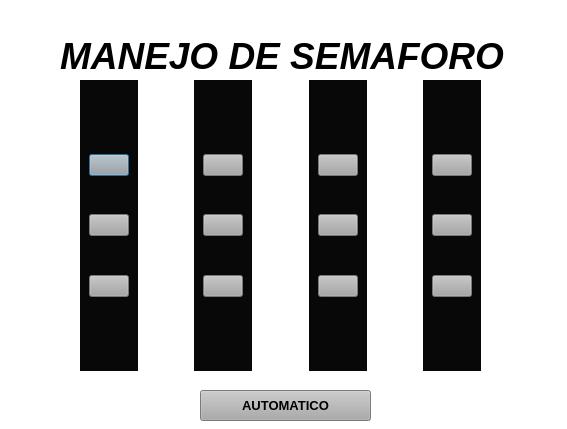
<?xml version="1.0" encoding="UTF-8"?>
<ui version="4.0">
 <class>Dialog</class>
 <widget class="QDialog" name="Dialog">
  <property name="enabled">
   <bool>true</bool>
  </property>
  <property name="geometry">
   <rect>
    <x>0</x>
    <y>0</y>
    <width>567</width>
    <height>429</height>
   </rect>
  </property>
  <property name="windowTitle">
   <string>Dialog</string>
  </property>
  <property name="styleSheet">
   <string notr="true">background-color: rgb(255, 255, 255);</string>
  </property>
  <widget class="QWidget" name="gridLayoutWidget">
   <property name="geometry">
    <rect>
     <x>30</x>
     <y>80</y>
     <width>501</width>
     <height>291</height>
    </rect>
   </property>
   <layout class="QGridLayout" name="gridLayout">
    <item row="0" column="2">
     <spacer name="horizontalSpacer">
      <property name="orientation">
       <enum>Qt::Horizontal</enum>
      </property>
      <property name="sizeHint" stdset="0">
       <size>
        <width>40</width>
        <height>20</height>
       </size>
      </property>
     </spacer>
    </item>
    <item row="0" column="4">
     <spacer name="horizontalSpacer_2">
      <property name="orientation">
       <enum>Qt::Horizontal</enum>
      </property>
      <property name="sizeHint" stdset="0">
       <size>
        <width>40</width>
        <height>20</height>
       </size>
      </property>
     </spacer>
    </item>
    <item row="0" column="6">
     <spacer name="horizontalSpacer_3">
      <property name="orientation">
       <enum>Qt::Horizontal</enum>
      </property>
      <property name="sizeHint" stdset="0">
       <size>
        <width>40</width>
        <height>20</height>
       </size>
      </property>
     </spacer>
    </item>
    <item row="0" column="8">
     <spacer name="horizontalSpacer_4">
      <property name="orientation">
       <enum>Qt::Horizontal</enum>
      </property>
      <property name="sizeHint" stdset="0">
       <size>
        <width>40</width>
        <height>20</height>
       </size>
      </property>
     </spacer>
    </item>
    <item row="0" column="0">
     <spacer name="horizontalSpacer_5">
      <property name="orientation">
       <enum>Qt::Horizontal</enum>
      </property>
      <property name="sizeHint" stdset="0">
       <size>
        <width>40</width>
        <height>20</height>
       </size>
      </property>
     </spacer>
    </item>
    <item row="0" column="1">
     <widget class="QFrame" name="verticalFrame">
      <property name="styleSheet">
       <string notr="true">background-color: rgb(8, 8, 8);</string>
      </property>
      <layout class="QVBoxLayout" name="verticalLayout">
       <item>
        <spacer name="verticalSpacer">
         <property name="orientation">
          <enum>Qt::Vertical</enum>
         </property>
         <property name="sizeHint" stdset="0">
          <size>
           <width>20</width>
           <height>40</height>
          </size>
         </property>
        </spacer>
       </item>
       <item>
        <spacer name="verticalSpacer_5">
         <property name="orientation">
          <enum>Qt::Vertical</enum>
         </property>
         <property name="sizeHint" stdset="0">
          <size>
           <width>20</width>
           <height>40</height>
          </size>
         </property>
        </spacer>
       </item>
       <item>
        <widget class="QPushButton" name="SV1">
         <property name="styleSheet">
          <string notr="true">background-color: rgb(166, 166, 166);</string>
         </property>
         <property name="text">
          <string/>
         </property>
        </widget>
       </item>
       <item>
        <spacer name="verticalSpacer_3">
         <property name="orientation">
          <enum>Qt::Vertical</enum>
         </property>
         <property name="sizeHint" stdset="0">
          <size>
           <width>20</width>
           <height>40</height>
          </size>
         </property>
        </spacer>
       </item>
       <item>
        <widget class="QPushButton" name="SA1">
         <property name="styleSheet">
          <string notr="true">background-color: rgb(166, 166, 166);</string>
         </property>
         <property name="text">
          <string/>
         </property>
        </widget>
       </item>
       <item>
        <spacer name="verticalSpacer_4">
         <property name="orientation">
          <enum>Qt::Vertical</enum>
         </property>
         <property name="sizeHint" stdset="0">
          <size>
           <width>20</width>
           <height>40</height>
          </size>
         </property>
        </spacer>
       </item>
       <item>
        <widget class="QPushButton" name="SR1">
         <property name="styleSheet">
          <string notr="true">background-color: rgb(166, 166, 166);</string>
         </property>
         <property name="text">
          <string/>
         </property>
        </widget>
       </item>
       <item>
        <spacer name="verticalSpacer_6">
         <property name="orientation">
          <enum>Qt::Vertical</enum>
         </property>
         <property name="sizeHint" stdset="0">
          <size>
           <width>20</width>
           <height>40</height>
          </size>
         </property>
        </spacer>
       </item>
       <item>
        <spacer name="verticalSpacer_2">
         <property name="orientation">
          <enum>Qt::Vertical</enum>
         </property>
         <property name="sizeHint" stdset="0">
          <size>
           <width>20</width>
           <height>40</height>
          </size>
         </property>
        </spacer>
       </item>
      </layout>
     </widget>
    </item>
    <item row="0" column="7">
     <widget class="QFrame" name="verticalFrame_2">
      <property name="styleSheet">
       <string notr="true">background-color: rgb(8, 8, 8);</string>
      </property>
      <layout class="QVBoxLayout" name="verticalLayout_2">
       <item>
        <spacer name="verticalSpacer_19">
         <property name="orientation">
          <enum>Qt::Vertical</enum>
         </property>
         <property name="sizeHint" stdset="0">
          <size>
           <width>20</width>
           <height>40</height>
          </size>
         </property>
        </spacer>
       </item>
       <item>
        <spacer name="verticalSpacer_24">
         <property name="orientation">
          <enum>Qt::Vertical</enum>
         </property>
         <property name="sizeHint" stdset="0">
          <size>
           <width>20</width>
           <height>40</height>
          </size>
         </property>
        </spacer>
       </item>
       <item>
        <widget class="QPushButton" name="SV4">
         <property name="styleSheet">
          <string notr="true">background-color: rgb(166, 166, 166);</string>
         </property>
         <property name="text">
          <string/>
         </property>
        </widget>
       </item>
       <item>
        <spacer name="verticalSpacer_20">
         <property name="orientation">
          <enum>Qt::Vertical</enum>
         </property>
         <property name="sizeHint" stdset="0">
          <size>
           <width>20</width>
           <height>40</height>
          </size>
         </property>
        </spacer>
       </item>
       <item>
        <widget class="QPushButton" name="SA4">
         <property name="styleSheet">
          <string notr="true">background-color: rgb(166, 166, 166);</string>
         </property>
         <property name="text">
          <string/>
         </property>
        </widget>
       </item>
       <item>
        <spacer name="verticalSpacer_21">
         <property name="orientation">
          <enum>Qt::Vertical</enum>
         </property>
         <property name="sizeHint" stdset="0">
          <size>
           <width>20</width>
           <height>40</height>
          </size>
         </property>
        </spacer>
       </item>
       <item>
        <widget class="QPushButton" name="SR4">
         <property name="styleSheet">
          <string notr="true">background-color: rgb(166, 166, 166);</string>
         </property>
         <property name="text">
          <string/>
         </property>
        </widget>
       </item>
       <item>
        <spacer name="verticalSpacer_23">
         <property name="orientation">
          <enum>Qt::Vertical</enum>
         </property>
         <property name="sizeHint" stdset="0">
          <size>
           <width>20</width>
           <height>40</height>
          </size>
         </property>
        </spacer>
       </item>
       <item>
        <spacer name="verticalSpacer_22">
         <property name="orientation">
          <enum>Qt::Vertical</enum>
         </property>
         <property name="sizeHint" stdset="0">
          <size>
           <width>20</width>
           <height>40</height>
          </size>
         </property>
        </spacer>
       </item>
      </layout>
     </widget>
    </item>
    <item row="0" column="3">
     <widget class="QFrame" name="verticalFrame_3">
      <property name="styleSheet">
       <string notr="true">background-color: rgb(8, 8, 8);</string>
      </property>
      <layout class="QVBoxLayout" name="verticalLayout_5">
       <item>
        <spacer name="verticalSpacer_7">
         <property name="orientation">
          <enum>Qt::Vertical</enum>
         </property>
         <property name="sizeHint" stdset="0">
          <size>
           <width>20</width>
           <height>40</height>
          </size>
         </property>
        </spacer>
       </item>
       <item>
        <spacer name="verticalSpacer_8">
         <property name="orientation">
          <enum>Qt::Vertical</enum>
         </property>
         <property name="sizeHint" stdset="0">
          <size>
           <width>20</width>
           <height>40</height>
          </size>
         </property>
        </spacer>
       </item>
       <item>
        <widget class="QPushButton" name="SV2">
         <property name="styleSheet">
          <string notr="true">background-color: rgb(166, 166, 166);</string>
         </property>
         <property name="text">
          <string/>
         </property>
        </widget>
       </item>
       <item>
        <spacer name="verticalSpacer_9">
         <property name="orientation">
          <enum>Qt::Vertical</enum>
         </property>
         <property name="sizeHint" stdset="0">
          <size>
           <width>20</width>
           <height>40</height>
          </size>
         </property>
        </spacer>
       </item>
       <item>
        <widget class="QPushButton" name="SA2">
         <property name="styleSheet">
          <string notr="true">background-color: rgb(166, 166, 166);</string>
         </property>
         <property name="text">
          <string/>
         </property>
        </widget>
       </item>
       <item>
        <spacer name="verticalSpacer_10">
         <property name="orientation">
          <enum>Qt::Vertical</enum>
         </property>
         <property name="sizeHint" stdset="0">
          <size>
           <width>20</width>
           <height>40</height>
          </size>
         </property>
        </spacer>
       </item>
       <item>
        <widget class="QPushButton" name="SR2">
         <property name="styleSheet">
          <string notr="true">background-color: rgb(166, 166, 166);</string>
         </property>
         <property name="text">
          <string/>
         </property>
        </widget>
       </item>
       <item>
        <spacer name="verticalSpacer_12">
         <property name="orientation">
          <enum>Qt::Vertical</enum>
         </property>
         <property name="sizeHint" stdset="0">
          <size>
           <width>20</width>
           <height>40</height>
          </size>
         </property>
        </spacer>
       </item>
       <item>
        <spacer name="verticalSpacer_11">
         <property name="orientation">
          <enum>Qt::Vertical</enum>
         </property>
         <property name="sizeHint" stdset="0">
          <size>
           <width>20</width>
           <height>40</height>
          </size>
         </property>
        </spacer>
       </item>
      </layout>
     </widget>
    </item>
    <item row="0" column="5">
     <widget class="QFrame" name="verticalFrame_4">
      <property name="enabled">
       <bool>true</bool>
      </property>
      <property name="styleSheet">
       <string notr="true">background-color: rgb(8, 8, 8);</string>
      </property>
      <layout class="QVBoxLayout" name="verticalLayout_6">
       <item>
        <spacer name="verticalSpacer_13">
         <property name="orientation">
          <enum>Qt::Vertical</enum>
         </property>
         <property name="sizeHint" stdset="0">
          <size>
           <width>20</width>
           <height>40</height>
          </size>
         </property>
        </spacer>
       </item>
       <item>
        <spacer name="verticalSpacer_14">
         <property name="orientation">
          <enum>Qt::Vertical</enum>
         </property>
         <property name="sizeHint" stdset="0">
          <size>
           <width>20</width>
           <height>40</height>
          </size>
         </property>
        </spacer>
       </item>
       <item>
        <widget class="QPushButton" name="SV3">
         <property name="styleSheet">
          <string notr="true">background-color: rgb(166, 166, 166);</string>
         </property>
         <property name="text">
          <string/>
         </property>
        </widget>
       </item>
       <item>
        <spacer name="verticalSpacer_15">
         <property name="orientation">
          <enum>Qt::Vertical</enum>
         </property>
         <property name="sizeHint" stdset="0">
          <size>
           <width>20</width>
           <height>40</height>
          </size>
         </property>
        </spacer>
       </item>
       <item>
        <widget class="QPushButton" name="SA3">
         <property name="styleSheet">
          <string notr="true">background-color: rgb(166, 166, 166);</string>
         </property>
         <property name="text">
          <string/>
         </property>
        </widget>
       </item>
       <item>
        <spacer name="verticalSpacer_16">
         <property name="orientation">
          <enum>Qt::Vertical</enum>
         </property>
         <property name="sizeHint" stdset="0">
          <size>
           <width>20</width>
           <height>40</height>
          </size>
         </property>
        </spacer>
       </item>
       <item>
        <widget class="QPushButton" name="SR3">
         <property name="styleSheet">
          <string notr="true">background-color: rgb(166, 166, 166);</string>
         </property>
         <property name="text">
          <string/>
         </property>
        </widget>
       </item>
       <item>
        <spacer name="verticalSpacer_18">
         <property name="orientation">
          <enum>Qt::Vertical</enum>
         </property>
         <property name="sizeHint" stdset="0">
          <size>
           <width>20</width>
           <height>40</height>
          </size>
         </property>
        </spacer>
       </item>
       <item>
        <spacer name="verticalSpacer_17">
         <property name="orientation">
          <enum>Qt::Vertical</enum>
         </property>
         <property name="sizeHint" stdset="0">
          <size>
           <width>20</width>
           <height>40</height>
          </size>
         </property>
        </spacer>
       </item>
      </layout>
     </widget>
    </item>
   </layout>
  </widget>
  <widget class="QPushButton" name="pushButton_13">
   <property name="geometry">
    <rect>
     <x>200</x>
     <y>390</y>
     <width>171</width>
     <height>31</height>
    </rect>
   </property>
   <property name="font">
    <font>
     <family>Nirmala UI</family>
     <pointsize>10</pointsize>
     <weight>75</weight>
     <bold>true</bold>
    </font>
   </property>
   <property name="styleSheet">
    <string notr="true">background-color: rgb(171, 171, 171);</string>
   </property>
   <property name="text">
    <string>AUTOMATICO</string>
   </property>
  </widget>
  <widget class="QLabel" name="label_2">
   <property name="geometry">
    <rect>
     <x>60</x>
     <y>40</y>
     <width>491</width>
     <height>31</height>
    </rect>
   </property>
   <property name="font">
    <font>
     <family>MS Sans Serif</family>
     <pointsize>28</pointsize>
     <weight>75</weight>
     <italic>true</italic>
     <bold>true</bold>
    </font>
   </property>
   <property name="text">
    <string>MANEJO DE SEMAFORO</string>
   </property>
  </widget>
 </widget>
 <resources>
  <include location="logo1.qrc"/>
 </resources>
 <connections/>
</ui>
